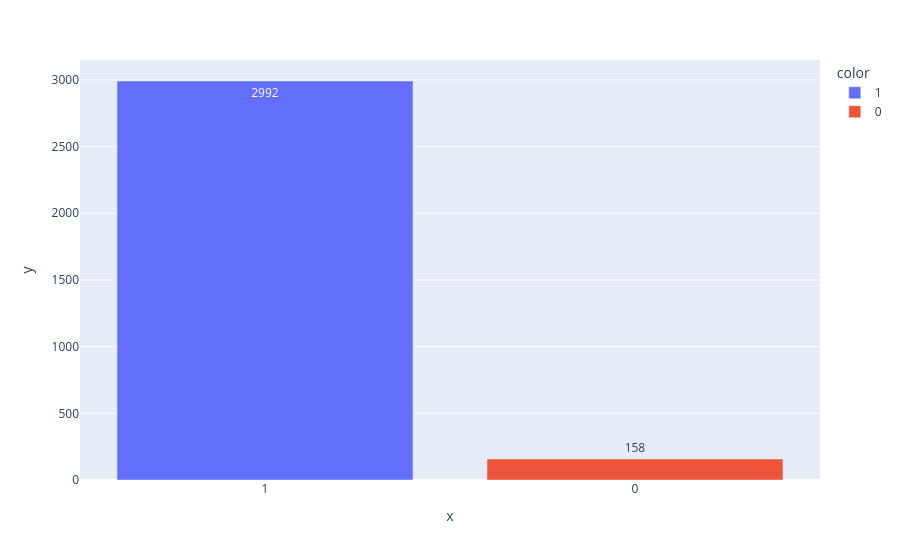

Notebook code for this chart:
### Code cell
# Diagramme en barre des nombres d'observations
bar_plot(val1)

### Figure 1 — Plotly figure (JSON) as saved in the notebook; plotly's stock layout.template omitted (floating-point values rounded to 4 significant figures)
{"data": [{"hovertemplate": "color=1<br>x=%{x}<br>y=%{y}<extra></extra>", "legendgroup": "1", "marker": {"color": "#636efa", "pattern": {"shape": ""}}, "name": "1", "orientation": "v", "showlegend": true, "textposition": "auto", "texttemplate": "%{y}", "type": "bar", "x": ["1"], "xaxis": "x", "y": [2992], "yaxis": "y"}, {"hovertemplate": "color=0<br>x=%{x}<br>y=%{y}<extra></extra>", "legendgroup": "0", "marker": {"color": "#EF553B", "pattern": {"shape": ""}}, "name": "0", "orientation": "v", "showlegend": true, "textposition": "auto", "texttemplate": "%{y}", "type": "bar", "x": ["0"], "xaxis": "x", "y": [158], "yaxis": "y"}], "layout": {"barmode": "relative", "legend": {"title": {"text": "color"}, "tracegroupgap": 0}, "margin": {"t": 60}, "xaxis": {"anchor": "y", "domain": [0, 1], "title": {"text": "x"}}, "yaxis": {"anchor": "x", "domain": [0, 1], "title": {"text": "y"}}}}
